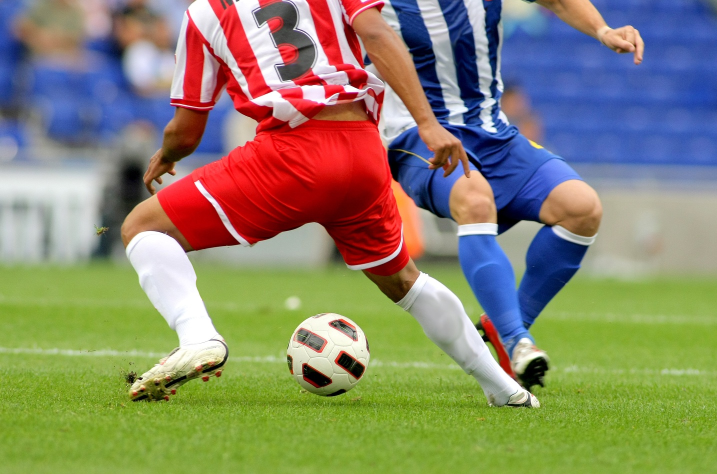
#> input picture OpenCV/Day3/d1.jpg, 1434 x 948 px (shown at 1/2 size)
$ python ex2.py
#> lines starting #> are read from the running program, lines starting #| are printed output that depends on the picture; after the words box and inside, x2 and y2 are one past the last pixel; in counts of white or black regions, pixels touching at a corner belong together
import cv2
img=cv2.imread("d1.jpg")
#> img is the input picture: shape (948, 1434, 3); mean B, G, R 107.2, 133.3, 136.9
ck_img=img[300:400,300:500,:]
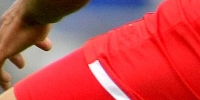
#> ck_img: shape (100, 200, 3); mean B, G, R 74.6, 71.9, 196.1
cv2.rectangle(img,(300,300),(500,400),(255,0,0),3)
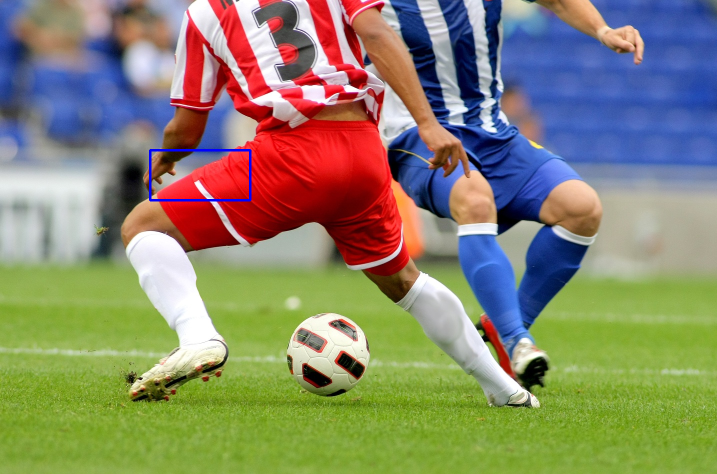
#> img: shape (948, 1434, 3) (shown at 1/2 size); 0.22% of pixels changed, all inside (x1, y1, x2, y2) = (298, 298, 503, 403)
cv2.imshow('img',img)
i1=cv2.resize(ck_img,(0,0),fx=5,fy=5,interpolation=cv2.INTER_NEAREST)
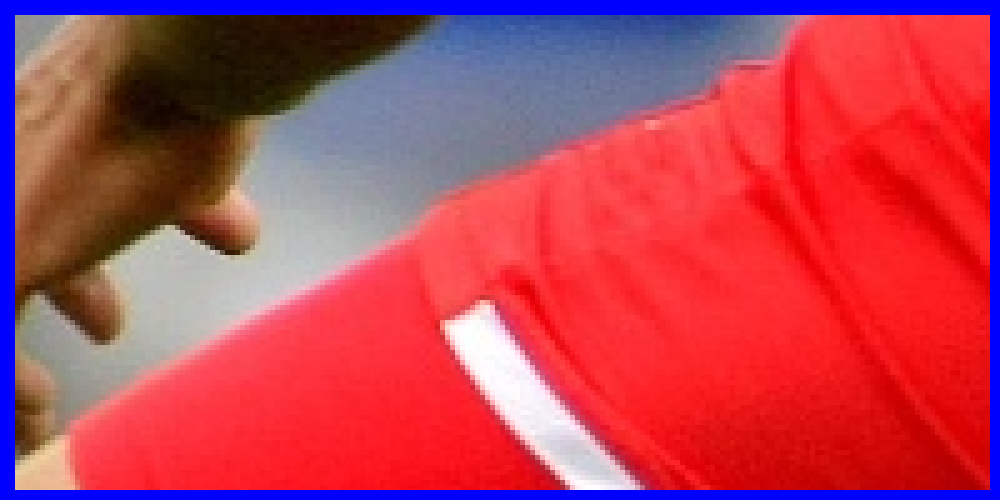
#> i1: shape (500, 1000, 3); mean B, G, R 88.5, 67.1, 184
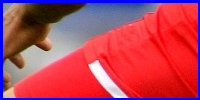
#> ck_img: shape (100, 200, 3); 7.38% of pixels changed, all inside (x1, y1, x2, y2) = (0, 0, 200, 100)
i2=cv2.resize(ck_img,(0,0),fx=5,fy=5,interpolation=cv2.INTER_LINEAR)
i3=cv2.resize(ck_img,(0,0),fx=5,fy=5,interpolation=cv2.INTER_CUBIC)
cv2.imshow('ck_img',ck_img)
cv2.imshow('i1',ck_img)
cv2.imshow('i2',ck_img)
cv2.imshow('i3',ck_img)
cv2.waitKey()
